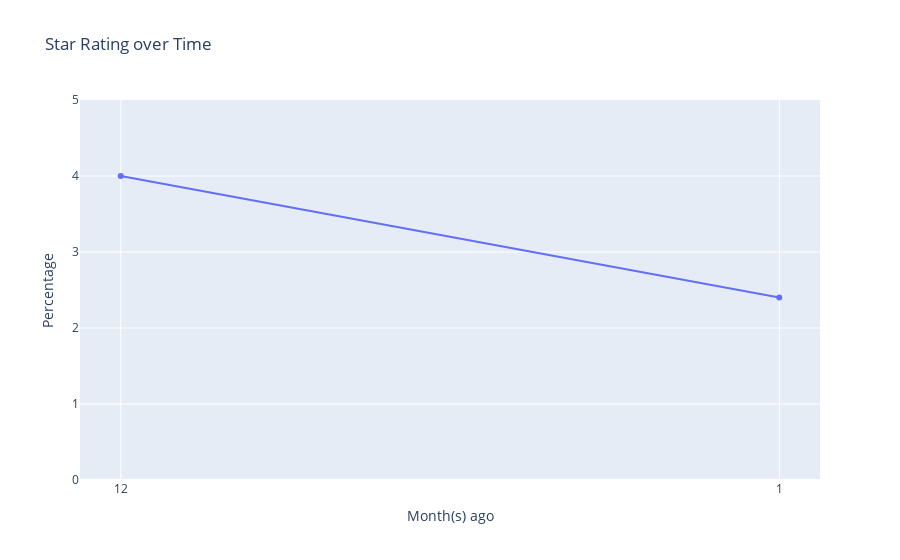

The notebook cell this image was saved under:
### Code cell
fig = go.Figure()

fig.add_trace(go.Line(x=df_groupby_date_score.index,
                      y=df_groupby_date_score['Mean'],
                      name='Rating',
                      text=['{:.2f}'.format(v) for v in df_groupby_date_score['Mean']], hovertemplate='%{text}<extra></extra>'))

fig.update_layout(title='Star Rating over Time', xaxis_title='Month(s) ago', yaxis_title='Percentage', yaxis_range=[0,5])

fig.show()

### Figure 1 — Plotly figure (JSON) as saved in the notebook; plotly's stock layout.template omitted (floating-point values rounded to 4 significant figures)
{"data": [{"hovertemplate": "%{text}<extra></extra>", "name": "Rating", "text": ["4.00", "2.40"], "type": "scatter", "x": ["12", "1"], "y": [4, 2.4]}], "layout": {"title": {"text": "Star Rating over Time"}, "xaxis": {"title": {"text": "Month(s) ago"}}, "yaxis": {"range": [0, 5], "title": {"text": "Percentage"}}}}
